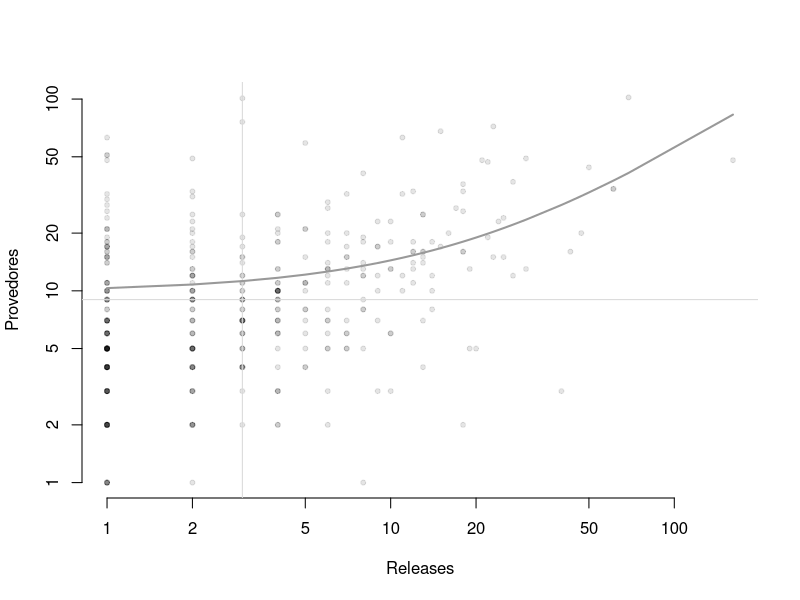

Write the R code that produced this figure.
providers <- c(14, 4, 26, 2, 4, 14, 15, 5, 10, 16, 7, 5, 51, 21, 17, 6, 9, 4, 17, 15, 17, 5, 30, 2, 3, 10, 5, 5, 5, 6, 6, 1, 2, 17, 48, 6, 18, 4, 9, 2, 9, 5, 3, 4, 7, 9, 6, 2, 7, 4, 6, 3, 24, 5, 11, 32, 2, 3, 19, 7, 2, 5, 7, 15, 3, 23, 4, 9, 3, 21, 6, 3, 2, 1, 7, 25, 4, 5, 8, 4, 12, 5, 10, 1, 5, 5, 5, 49, 7, 33, 7, 63, 17, 5, 13, 9, 4, 16, 10, 9, 10, 7, 18, 3, 21, 3, 1, 6, 28, 12, 5, 4, 76, 5, 4, 18, 101, 3, 1, 19, 5, 11, 5, 12, 10, 5, 7, 4, 31, 9, 15, 11, 3, 2, 10, 5, 17, 7, 9, 11, 8, 16, 9, 25, 10, 2, 6, 6, 4, 5, 10, 9, 7, 11, 6, 2, 1, 6, 12, 9, 2, 5, 7, 4, 3, 7, 6, 12, 5, 9, 2, 4, 2, 15, 9, 5, 5, 7, 10, 7, 20, 6, 15, 7, 11, 9, 2, 10, 2, 5, 3, 7, 2, 51, 4, 1, 11, 2, 8, 10, 8, 6, 11, 8, 4, 25, 9, 15, 4, 7, 8, 4, 8, 4, 7, 18, 3, 21, 13, 25, 13, 7, 13, 27, 5, 5, 10, 59, 12, 29, 6, 4, 5, 5, 11, 21, 21, 10, 6, 5, 8, 13, 2, 12, 2, 4, 5, 4, 32, 3, 5, 14, 11, 3, 18, 4, 4, 11, 3, 9, 14, 11, 8, 13, 7, 2, 15, 17, 21, 9, 18, 5, 5, 8, 20, 8, 20, 13, 8, 18, 13, 5, 14, 7, 12, 6, 4, 14, 6, 19, 63, 5, 23, 10, 10, 15, 3, 4, 8, 13, 6, 41, 16, 25, 10, 17, 4, 7, 6, 11, 10, 20, 3, 13, 18, 16, 18, 12, 1, 12, 13, 17, 12, 33, 10, 15, 16, 14, 32, 5, 68, 6, 16, 13, 12, 11, 36, 10, 8, 47, 18, 3, 16, 7, 48, 5, 7, 10, 16, 20, 11, 3, 10, 16, 13, 7, 17, 33, 23, 27, 15, 72, 6, 15, 37, 15, 12, 19, 23, 13, 24, 26, 20, 16, 10, 25, 44, 49, 34, 2, 3, 102, 34, 48)
releases  <- c(1, 1, 1, 1, 1, 1, 1, 1, 1, 1, 1, 1, 1, 1, 1, 1, 1, 1, 1, 1, 1, 1, 1, 1, 1, 1, 1, 1, 1, 1, 1, 1, 1, 1, 1, 1, 1, 1, 1, 1, 1, 1, 1, 1, 1, 1, 1, 1, 1, 1, 1, 1, 1, 1, 1, 1, 1, 1, 1, 1, 1, 2, 1, 1, 2, 2, 2, 2, 1, 1, 2, 2, 1, 1, 1, 2, 1, 1, 2, 1, 2, 2, 1, 1, 1, 1, 1, 2, 1, 2, 1, 1, 2, 1, 2, 2, 2, 2, 1, 2, 2, 2, 2, 2, 1, 1, 1, 1, 1, 3, 1, 1, 3, 3, 1, 1, 3, 1, 2, 3, 1, 2, 2, 2, 2, 2, 3, 3, 2, 2, 2, 3, 1, 2, 3, 2, 3, 3, 2, 1, 2, 2, 3, 4, 4, 2, 3, 4, 1, 3, 2, 1, 3, 3, 1, 1, 1, 3, 2, 4, 3, 1, 2, 1, 1, 3, 2, 2, 2, 3, 1, 1, 4, 3, 3, 1, 3, 4, 4, 3, 2, 2, 5, 3, 4, 3, 1, 2, 2, 1, 4, 4, 1, 1, 3, 1, 4, 2, 1, 4, 1, 4, 5, 4, 3, 4, 4, 3, 2, 5, 3, 1, 6, 5, 2, 4, 1, 2, 4, 3, 6, 4, 4, 6, 1, 2, 4, 5, 3, 6, 6, 3, 1, 7, 7, 5, 5, 5, 4, 7, 8, 6, 6, 8, 4, 2, 2, 3, 7, 2, 6, 3, 5, 6, 8, 2, 2, 5, 4, 8, 8, 1, 5, 8, 6, 2, 7, 7, 4, 4, 6, 6, 4, 5, 6, 3, 4, 10, 4, 4, 6, 8, 6, 3, 8, 3, 4, 12, 7, 8, 11, 5, 9, 4, 9, 7, 4, 5, 8, 12, 10, 8, 13, 13, 11, 9, 13, 13, 7, 6, 1, 7, 9, 2, 10, 12, 14, 6, 8, 14, 10, 9, 11, 18, 4, 1, 13, 13, 11, 20, 15, 10, 18, 7, 9, 12, 18, 14, 14, 22, 12, 10, 18, 6, 21, 19, 9, 4, 12, 16, 1, 3, 3, 1, 19, 7, 15, 12, 24, 17, 25, 23, 5, 23, 27, 13, 27, 22, 10, 30, 25, 18, 47, 43, 4, 13, 50, 30, 61, 18, 40, 69, 61, 161)

data = data.frame(
  x=releases,
  y=providers
)

pdf('./correlation_release_providers.pdf')
# Basic scatterplot
plot(x=data$x, y=data$y, type='p', log='xy', ylab='Provedores', xlab='Releases', pch=20, col=rgb(0,0,0, alpha=0.1), frame=F)

abline(h=ceiling(median(providers)), col='#d9d9d9')
abline(v=ceiling(median(releases)), col='#d9d9d9')

model <- lm(data$y ~ data$x)
myPredict <- predict( model , interval="predict" )

#Finally, I can add it to the plot using the line and the polygon function with transparency.
ix <- sort(data$x,index.return=T)$ix
lines(data$x[ix], myPredict[ix , 1], col='#999999', lwd=2)
dev.off()

# code that calculate the percentage of package with more than 15 releases
# from those, calcule wich one has more than 15 providers
more_than_median_releases  <- 0
more_than_median_providers <- 0
for(pos in 1:length(releases)) {
	if(releases[pos] >= ceiling(median(releases))) {
		more_than_median_releases <- more_than_median_releases + 1
		if(providers[pos] <= ceiling(median(providers))) {
			more_than_median_providers <- more_than_median_providers + 1
		}
	}
}

(more_than_median_providers * 100)/length(releases)
